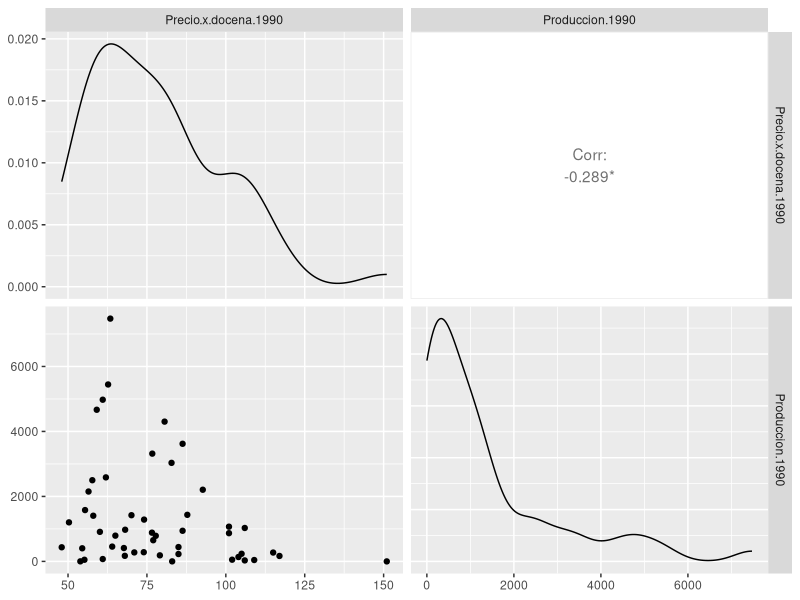
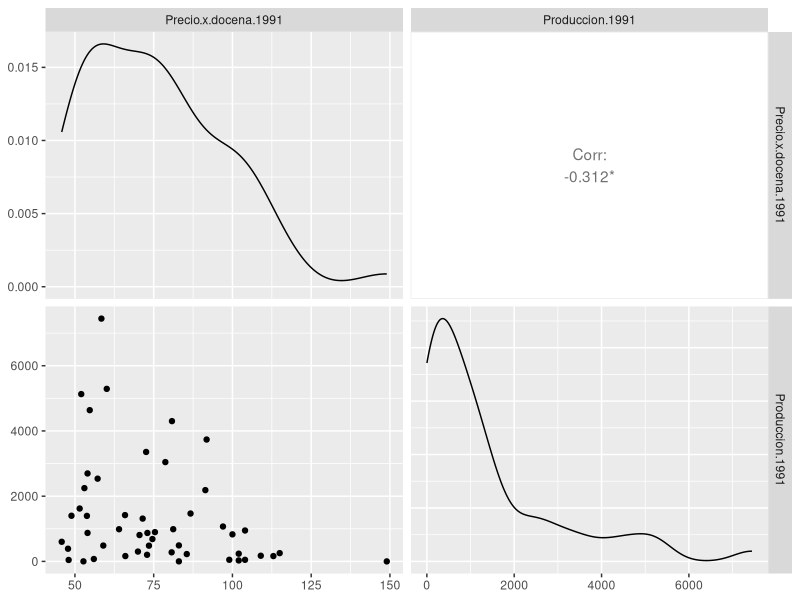

Write the R code that produced these figures, in order.
#Mario Enrique Pisquiy Gómez
#Carné 20200399

#Descargue el archivo que se le ha enviado a su correo
#Dirijase a sessions, dirijase a set working directionary.
#Ahi seleccione descargas (o downloads en ingles)
#Borre todo del Enviroment para hacer el ejercicio
#Corra lo siguiente
Datos = read.csv ("ProduccionH.csv", TRUE)
library(Matrix)
library(GGally)
library(ggplot2)

Datos <- Datos[,-1]

#Inciso 1
ggpairs(Datos, columns = 1:2, cardinality_threshold=50)
ggpairs(Datos, columns = 3:4, cardinality_threshold=50)
#Cuan mayor es el precio del huevo, menor será la producción, aunque hay casos atípicos en los que aunque el 
#precio sea bajo, la producción también es baja, tiene una correlación baja y negativa, por lo que son inversamente
#proporcionales y como tal no es una relación 100% perfecta, lo sería si su correlación fuera -1 o 1

#Inciso 2
colMeans(Datos)

#Inciso 3, modelo realizado para el año 1990
x1 <- matrix(1, nrow = 50, ncol = 1)
x2 <- Datos[,1]
x <- cbind(x1, x2)
y <- matrix(Datos[,2], nrow = 50, ncol=1)
Betas <- solve(t(x)%*%(x)) %*% t(x) %*% y
Betas

#Inciso 4, realizado también para el año 1990
modelo <- lm(Produccion.1990 ~ Precio.x.docena.1990, data = Datos)
summary(modelo)
#El R^2 del modelo es 0.08348,y el R^2 ajustado es 0.0643, los betas son iguales a los obtenidos de forma matricial